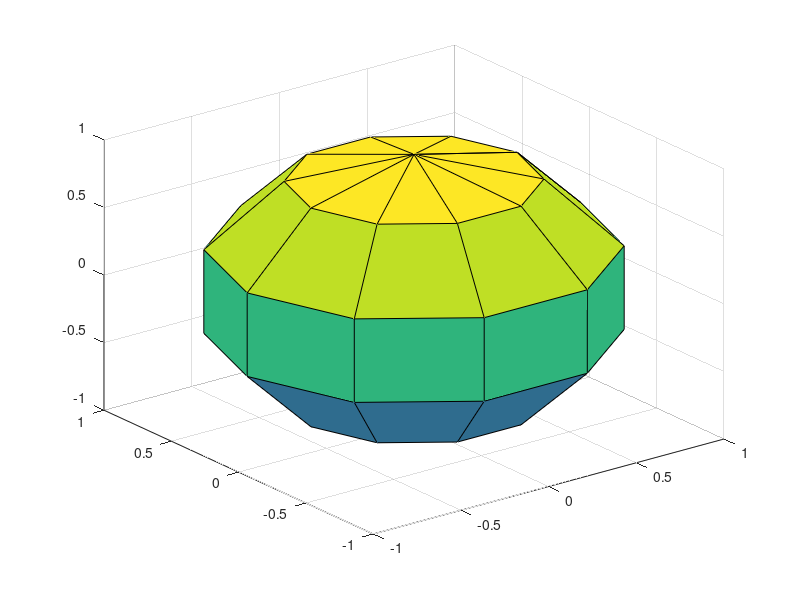

The MATLAB script that drew this image: (Note: this script raises an error after producing the figure.)
deltatheta =pi/5;
deltaphi=pi/5;
Theta=0:deltatheta:pi;
Phi=0:deltaphi:2*pi;
[phi,theta]=meshgrid(Phi,Theta);
r = sin(theta);
X=r.*cos(phi);
Y=r.*sin(phi);
Z=cos(theta);
figure(1);
surf(X,Y,Z);
hold on;

filename = 'ttt_b_bf_0000.h5';
Info = hdf5info(filename);                                %   read particle information from data
Fnormal = hdf5read(Info.GroupHierarchy.Datasets(5));       %   Normal force vector
N = Info1.GroupHierarchy.Datasets(5).Dims/3;
Fnx=zeros(N,1);
Fny=zeros(N,1);
Fnz=zeros(N,1);
idx=1;
R = zeros(size(r,1),size(r,2));
for i=1:N
    Fnx(i)=Fnormal(idx);
    Fny(i)=Fnormal(idx+1);
    Fnz(i)=Fnormal(idx+2);
    idx = idx+3;
    % calculate angle theta1 phi1
    phi1 = atan2(Fny(i),Fnx(i))+pi;
    theta1 = acos(Fnz(i)/(Fnx(i)^2+Fny(i)^2+Fnz(i)^2)^0.5);
    %         [~, j] = min(abs(Phi-phi1));
    %         [~, k] = min(abs(Theta-theta1));
    k = floor(phi1/deltaphi)+1;
    j = floor(theta1/deltatheta)+1;
    R(j,k)=R(j,k)+1;
    % duplicate force;
    phi1 = atan2(-Fny(i),-Fnx(i))+pi;
    theta1 = acos(-Fnz(i)/(Fnx(i)^2+Fny(i)^2+Fnz(i)^2)^0.5);
    k = floor(phi1/deltaphi)+1;
    j = floor(theta1/deltatheta)+1;
    R(j,k)=R(j,k)+1;
end
%divide on area to get the frequency

R = R(1:end-1,1:end-1);

for j=1:size(R,1)
    for k=1:size(R,2)
        R(j,k) = R(j,k)/(cos(Theta(j))-cos(Theta(j+1)))/deltaphi;
    end
end

thetap = theta(1:end-1,1:end-1)+0.5*deltatheta;
phip   = phi  (1:end-1,1:end-1)+0.5*deltaphi;

spherobar(R,thetap,phip);


% x=R.*sin(thetap).*cos(phip);
% y=R.*sin(thetap).*sin(phip);
% z=R.*cos(thetap);
% figure(2);
% surf(x,y,z);
% hold on;